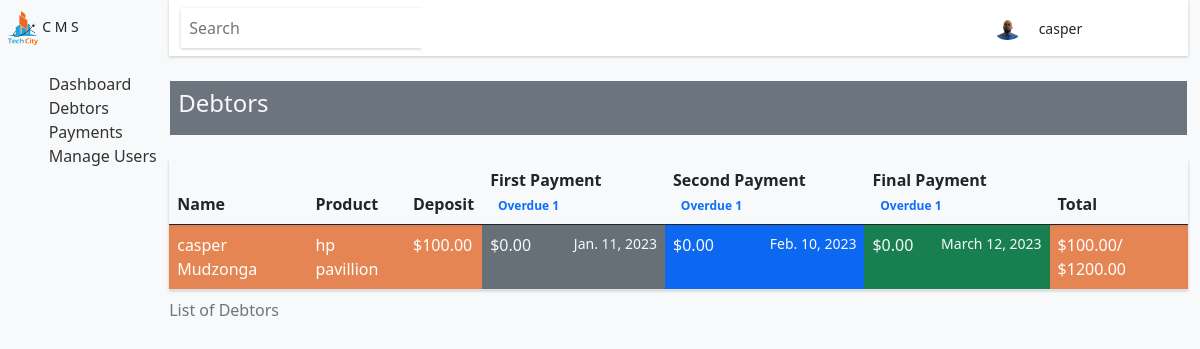
/debtors (signed in), run on the app's committed database.
### base/models.py (models this page shows, shortened)
class User(AbstractUser):
    position = models.CharField(max_length=50)
    image = models.ImageField(upload_to='profile', blank = True, default = 'profile/avatar.svg')
    USERNAME_FIELD = 'username'
    REQUIRED_FIELDS = []

class Debtor(models.Model):
    user = models.ForeignKey("base.User", on_delete=models.CASCADE)
    name = models.CharField(max_length=50)
    maiden = models.CharField(max_length=50, null = True, blank = True)
    surname = models.CharField(max_length=50)
    gender = models.CharField(max_length=50, choices = gender)
    address = models.CharField(max_length=50)
    phonenumber = models.CharField(max_length=10)
    id_number = models.CharField(max_length=14)
    is_fully_paid = models.CharField(max_length=50, default = 'no', null=True, blank = True)
    status = models.CharField(max_length=50, default = '', blank = True )
    created = models.DateField(auto_now_add=True)
    first_payment_date = models.DateField(default = date.today() + timedelta(days=30), null = True)
    second_payment_date = models.DateField(default = date.today() + timedelta(days=60), null = True)
    final_payment_date = models.DateField(default = date.today() + timedelta(days=90), null = True)
    @property
    def due_in_thirty(self):
        debtor_due = Debtor.objects.filter(first_payment_date__lte = date.today()) & Debtor.objects.filter(product__first_payment__lte = 0)
        return debtor_due
    @property
    def due_in_sixty(self):
        debtor_due = Debtor.objects.filter(second_payment_date__lte = date.today()) & Debtor.objects.filter(product__second_payment__lte = 0)
        return debtor_due
    @property
    def due_in_ninety(self):
        debtor_due = Debtor.objects.filter(final_payment_date__lte = date.today())& Debtor.objects.filter(product__final_payment__lte = 0)
        return debtor_due
    def __str__(self):
        return self.name

class Product(models.Model):
    debtor = models.OneToOneField("base.Debtor", on_delete=models.CASCADE, primary_key=True)
    product = models.CharField(max_length=50)
    product_sn = models.CharField(max_length=50)
    product_amount = models.DecimalField(max_digits=6, decimal_places=2, null = True, blank = True, default= 0)
    deposit = models.DecimalField(max_digits=5, decimal_places=2, null = True, blank = True, default= 0)
    product_details = models.CharField(max_length= 100)
    first_payment = models.DecimalField(max_digits=6, decimal_places=2,  default= 0)
    second_payment = models.DecimalField(max_digits=6, decimal_places=2,   default= 0)
    final_payment = models.DecimalField(max_digits=6, decimal_places=2, default= 0)
    total = models.DecimalField(max_digits=6, decimal_places=2, blank = True, null = True, default= 0)
    created = models.DateField(auto_now_add=True, null = True)
    updated = models.DateField(auto_now=True, null = True)
    def __str__(self):
        return self.product

### base/views.py (the view)
# urls.py: path("debtors", views.debtors, name="debtors"),
@login_required(login_url = 'login')
def debtors(request):
        if request.user.position != 'admin':
            q = request.GET.get('q') if request.GET.get('q') != None else ''
            debtors = Debtor.objects.filter(
                Q(name__icontains =  q)|
                Q(created__icontains =  q)|
                Q(product__deposit__icontains =  q)|
                Q(product__first_payment__icontains = q)|
                Q(product__second_payment__icontains = q)|
                Q(product__final_payment__icontains = q)|
                Q(work__employer__contains = q)
            ) &  Debtor.objects.filter(user = request.user.id) & Debtor.objects.filter(status = '') & Debtor.objects.filter(is_fully_paid = 'no')
            overdues = Debtor()
            context = {
                'debtors': debtors,
                'overdue_thirty':overdues.due_in_thirty.count(),
                'overdue_sixty':overdues.due_in_sixty.count(),
                'overdue_ninety':overdues.due_in_ninety.count(),
            }
            return render(request, 'debtors/debtors.html', context)
        else:
            q = request.GET.get('q') if request.GET.get('q') != None else ''
            debtors = Debtor.objects.filter(
                Q(name__icontains =  q)|
                Q(created__icontains =  q)|
                Q(product__deposit__icontains =  q)|
                Q(product__first_payment__icontains = q)|
                Q(product__second_payment__icontains = q)|
                Q(product__final_payment__icontains = q)|
                Q(work__employer__contains = q)
            ) &  Debtor.objects.all() & Debtor.objects.filter(status = '') & Debtor.objects.filter(is_fully_paid = 'no')
            overdues = Debtor()
            context = {
                'debtors': debtors,
                'overdue_thirty':overdues.due_in_thirty.count(),
                'overdue_sixty':overdues.due_in_sixty.count(),
                'overdue_ninety':overdues.due_in_ninety.count(),
            }
            print((context))
            return render(request, 'debtors/debtors.html', context)

### Templates/debtors/debtors.html (shortened to what this page needs)
{% extends 'base/base.html' %}
{% load static %}
{% block content %}
<div class="dash">
    {% include 'base/aside.html' %}
    <div class="center-panel">
        {% include 'base/header.html' %}
        <section class="main-app-area mt-4 ">
            <div class="container">
                <div class="heading d-flex justify-content-between align-items-center mb-4 py-2 bg-secondary text-light">
                    <h4 class="px-2">Debtors
                        <a href="{% url 'createDebtor' %}">
                            <i class="bi bi-plus-lg  px-3" style="color:darkgreen;"></i>
                        </a>
                    </h4>
                </div>
                </div>
                <div style="height:70vh;overflow:auto;" class="container">
                    <table class="table table-striped table-responsive table-hover" id="table">
                        <caption>List of Debtors</caption>
                        <thead>
                            <th>Name</th>
                            <th>Product</th>
                            <th>Deposit</th>
                            <th class="">First Payment
                                <span class="badge btn-light"><a href="{% url 'firstOverdues' %}" style="text-decoration: none;">Overdue {{overdue_thirty}}</a></span>
                            </th>
                            <th class="">Second Payment
                                <span class="badge btn-light"><a href="{% url 'secondOverdues' %}" style="text-decoration: none;">Overdue {{overdue_sixty}}</a></span>
                            </th>
                            <th class="">Final Payment
                                <span class="badge btn-light"><a href="{% url 'finalOverdues' %}" style="text-decoration: none;">Overdue {{overdue_ninety}}</a></span>
                            </th>
                            <th>Total</th>
                        </thead>
                        <tbody>
                            {% for debtor in debtors %}
                            <tr>
                                <td style="background:#f06621bc;"><a href="{% url 'debtor' debtor.id %}" style="text-decoration:none;">{{debtor.name}} {{debtor.surname}}</a></td>
                                <td style="background:#f06621bc;">{{debtor.product}}</td>
                                <td style="background:#f06621bc;" class="">${{debtor.product.deposit}}</td>
                                <td class="bg-secondary text-light">
                                    <span class="payment">${{debtor.product.first_payment}}</span>
                                    <small id="date">{{debtor.first_payment_date}}</small>
                                </td>
                                <td class="bg-primary text-light">
                                    <span class="payment">${{debtor.product.second_payment}}</span>
                                    <small id="date">{{debtor.second_payment_date}}</small></td>
                                <td class="bg-success text-light">
                                    <span class="payment">${{debtor.product.final_payment}} </span>
                                    <small id="date">{{debtor.final_payment_date}}</small></td>
                                <td style="background:#f06621bc;">
                                    <span id="product_total"> ${{debtor.product.total}}</span>/
                                    <span id="product_amount"> ${{debtor.product.product_amount}}</span>
                                </td>
                            </tr>
                            {% endfor %}
                        </tbody>
                    </table>
                </div>
            </div>
</div>
{% endblock content %}

### Templates/base/header.html (shortened to what this page needs)
{% load static %}
<header class="container d-none d-lg-block d-xl-block">
    <nav class="navbar">
        <div class="container">
            <div class="search d-flex align-items-center">
                <form action="" method="get" class="d-flex">
                    <input type="search" value="" name="q" placeholder="Search" class="py-2 px-2">
                    <button style="background:#fff !important ;" class="btn  btn-sm" type="submit">
                        <i class="bi bi-search text-dark"></i>
                    </button>
                </form>
            </div>
            <div class=" user-notifications px-4 d-flex align-items-center">
                <img src="{{user.image.url}}" alt="image" width="30px">
                <small class="px-3">{{user.username}}</small>
                <small><i class="bi bi-bell" onclick="notficationsShow();"></i></small>
                <small><i class="bi bi-gear px-3" onclick="settingsShow();"></i></small>
            </div>
        </div>
    </nav>
</header>

### static/css/main.css (style rules this page uses)
.dash .center-panel { width:199%; }
.navbar { box-shadow: 0 1px 3px rgba(0, 0, 0, 0.2); background: #fff !important; }
.navbar i { cursor: pointer; }
.search { box-shadow: 0 1px 3px rgba(0, 0, 0, 0.2); width: 240px; }
.search input { border: none; }
.dash { display:flex; flex-direction: row; }

### Templates/base/base.html (style rules this page uses)
body { background:#f8f9fa; }

### Templates/debtors/debtors.html (style rules this page uses)
#date { float:right; }
.table thead, tbody { box-shadow: 0 1px 3px rgba(0, 0, 0, 0.2); }
.table td, .table td a { color: #fff; }

### Templates/base/aside.html (style rules this page uses)
.user-notifications img { border-radius: 50%; }
.heading { border: 1px solid #f8f9fa ; }

### data on the page
User: image (picture), username "casper"
Debtor: name "casper", surname "Mudzonga", product "hp pavillion", product.deposit "100.00", product.first_payment "0.00", first_payment_date "Jan. 11, 2023", product.second_payment "0.00", second_payment_date "Feb. 10, 2023", product.final_payment "0.00", final_payment_date "March 12, 2023", product.total "100.00", product.product_amount "1200.00"

### other printed values
{{ overdue_thirty }} "1"
{{ overdue_sixty }} "1"
{{ overdue_ninety }} "1"
